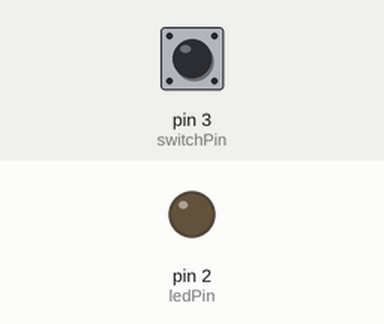
The sketch below on a simulated Arduino Uno, built with avr-gcc and run on an emulated ATmega328P. Parts: output pins drawn as LEDs (lit = HIGH). Dashed ring = blinking. The inputs (shaded band) are chosen by the test bench; at power-on: pin 3 (switchPin) LOW.

Above: at 1.2 s.
1.3 s: pin 3 (switchPin) pulled HIGH for 0.15 s
At 1.46 s:
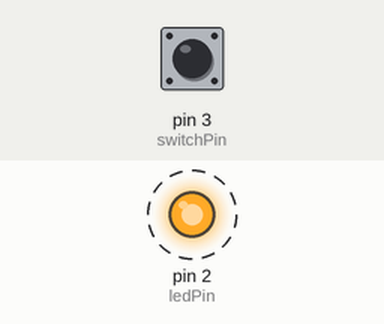
3.0 s: pin 3 (switchPin) pulled HIGH for 3.2 s
At 6.7 s:
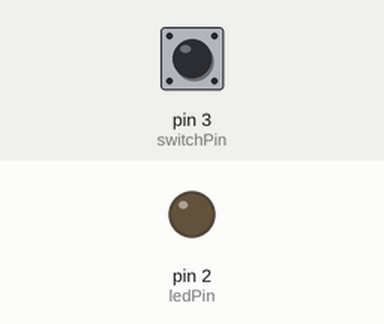
Timing chart, 0 to 8.2 s (numbered marks = the images above; inputs shaded):
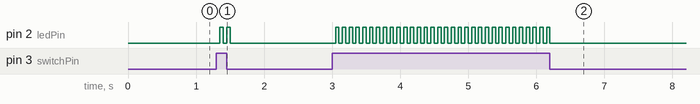

Measured:
- after the input at 1.3 s, pin 2 (ledPin): alternates HIGH for 0.05 s and LOW for 0.05 s, 4 changes in all, then stays LOW, starting after 0.05 s
- after the input at 3.0 s, pin 2 (ledPin): alternates HIGH for 0.05 s and LOW for 0.05 s, 64 changes in all, then stays LOW, starting after 0.05 s

The sketch:

readSwitch.ino
```cpp
int ledPin = 2; // variable to hold the value of the pin the LED is attached to
int switchPin = 3; // variable to hold the pin the button is attached to
int switchState; // variable to hold the value from the buton

void setup() {
  // put your setup code here, to run once:
  pinMode(ledPin, OUTPUT); // set the led pin an output
  pinMode(switchPin, INPUT); // set the button pin as an input
}

void loop() {
  // put your main code here, to run repeatedly:
  switchState = digitalRead(switchPin); // read the voltage on the button pin
  // if the button is pressed
  if (switchState == HIGH) {
    // blink the LED
    digitalWrite(ledPin, LOW);
    delay(50);
    digitalWrite(ledPin, HIGH);
    delay(50);
    // if the button is not pressed
  } else {
    // turn the LED off
    digitalWrite(ledPin, LOW);
  }
}
```
